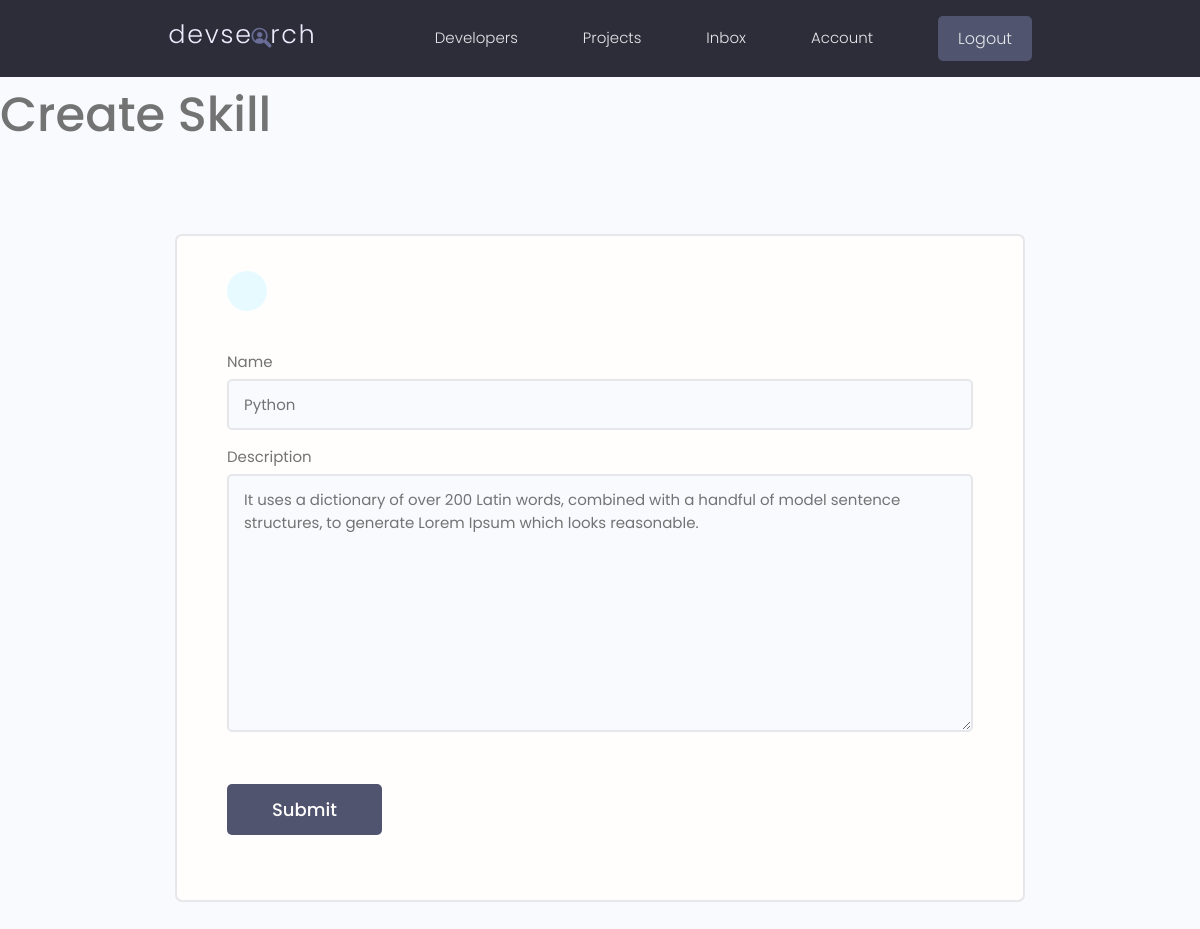
The page /users/update-skill/bf555b36-5e81-42ce-9962-a495086616cb/ (signed in) on the database as committed earlier.
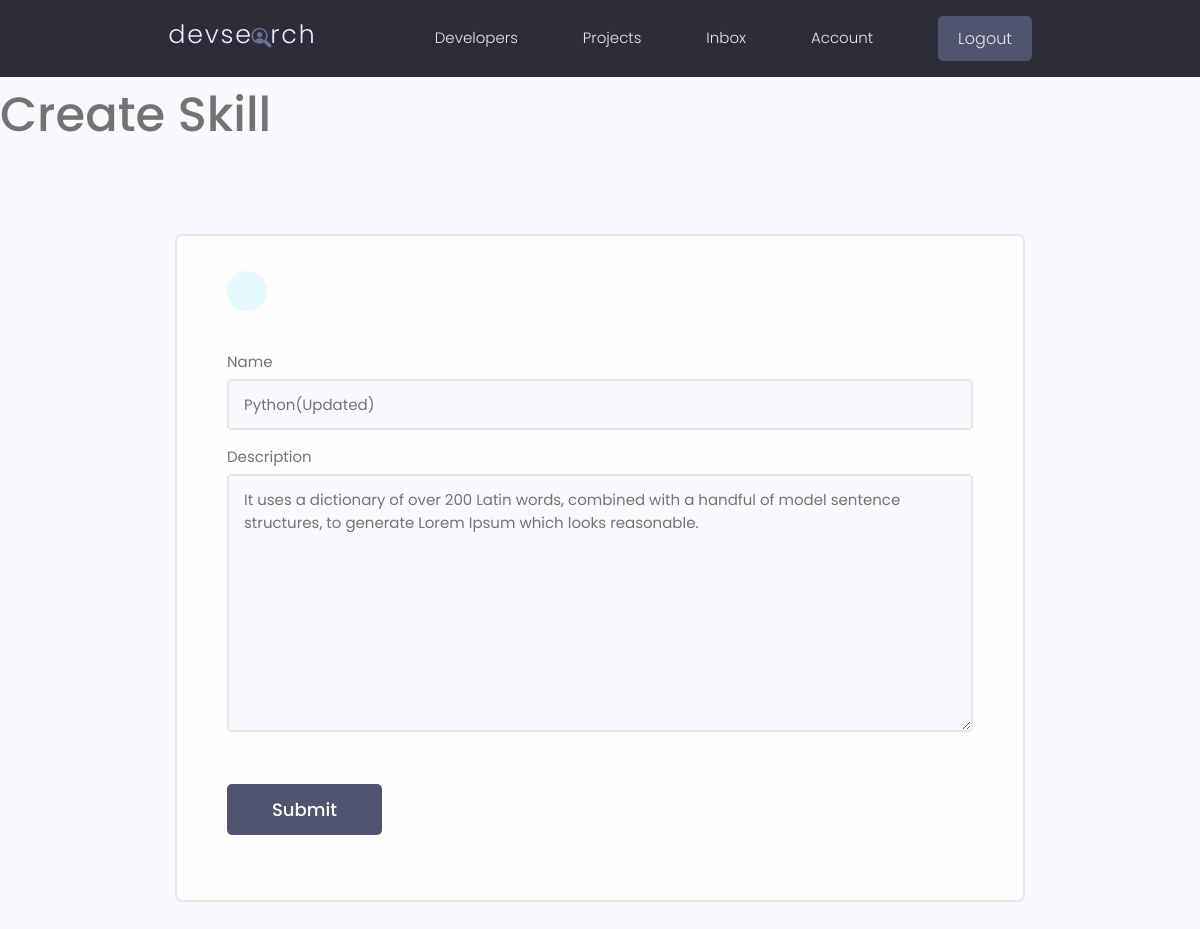
The same page on the database as committed later.
### users/models.py (models this page shows, shortened)
class Skill(models.Model):
    owner = models.ForeignKey(Profile, on_delete=models.CASCADE, null=True)
    name = models.CharField(max_length=200, blank=True, null=True)
    description = models.TextField(null=True, blank=True)
    created = models.DateTimeField(auto_now_add=True)
    id = models.UUIDField(default=uuid.uuid4, unique=True, primary_key=True, editable=False)

### users/views.py (the view)
# urls.py: path('update-skill/<str:pk>/', views.updateSkill, name='update-skill'),
@login_required(login_url='login')
def updateSkill(request,pk):
    profile = request.user.profile
    skill = profile.skill_set.get(id=pk)
    form = SkillForm(instance=skill)
    if request.method == "POST":
        form = SkillForm(request.POST,instance=skill)
        if form.is_valid():
            skill.save()
            messages.success(request,"Skill updated successfully!")
            return redirect('account')
    context = {'form':form}
    return render(request, 'users/skill_form.html',context)

### users/forms.py
class SkillForm(ModelForm):
    class Meta:
        model = Skill
        fields = '__all__'
        exclude = ['owner']
    def __init__(self, *args, **kwargs):
        super(SkillForm, self).__init__(*args, **kwargs)
        for name, field in self.fields.items():
            field.widget.attrs.update({'class': 'input'})

### users/templates/users/skill_form.html (shortened to what this page needs)
{% extends 'main.html' %}
{% block content %}
<h1>Create Skill</h1>
<main class="formPage my-xl">
        <div class="content-box">
            <div class="formWrapper">
                <a class="backButton" href="{% url 'account' %}"></a>
                <br>
                <form class="form" method="POST" action="">
                    {% for  field in form %}
                    <div class="form__field">
                        <label for="formInput#text">{{field.label}} </label>
                        {{field}}
                    </div>
                    {% endfor %}
                    <input class="btn btn--sub btn--lg  my-md" type="submit" value="Submit" />
                </form>
            </div>
        </div>
    </main>
{% endblock %}

Rows that differ between the two databases and show on the page:
changed Skill: name "Python" → "Python(Updated)"
